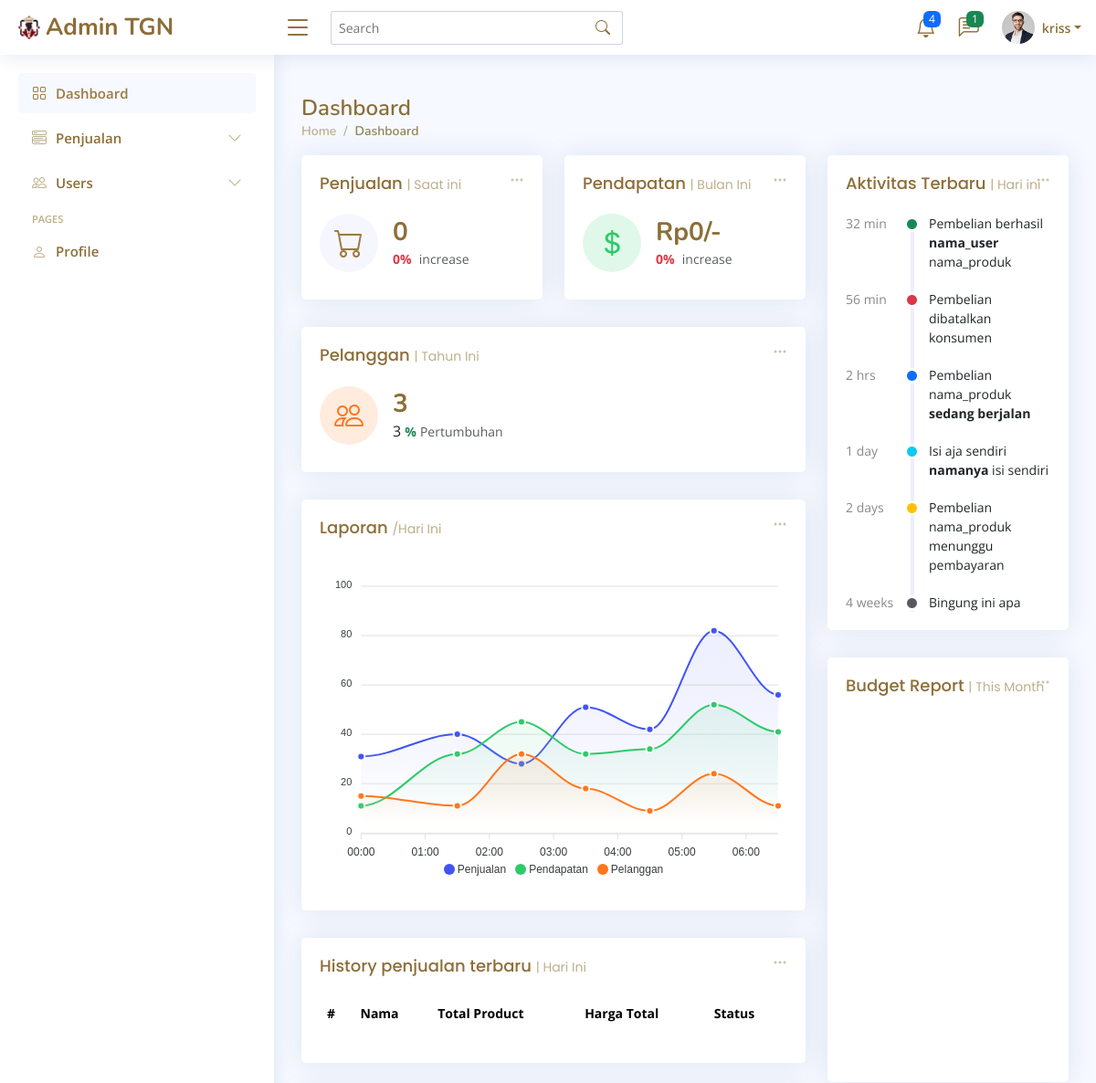
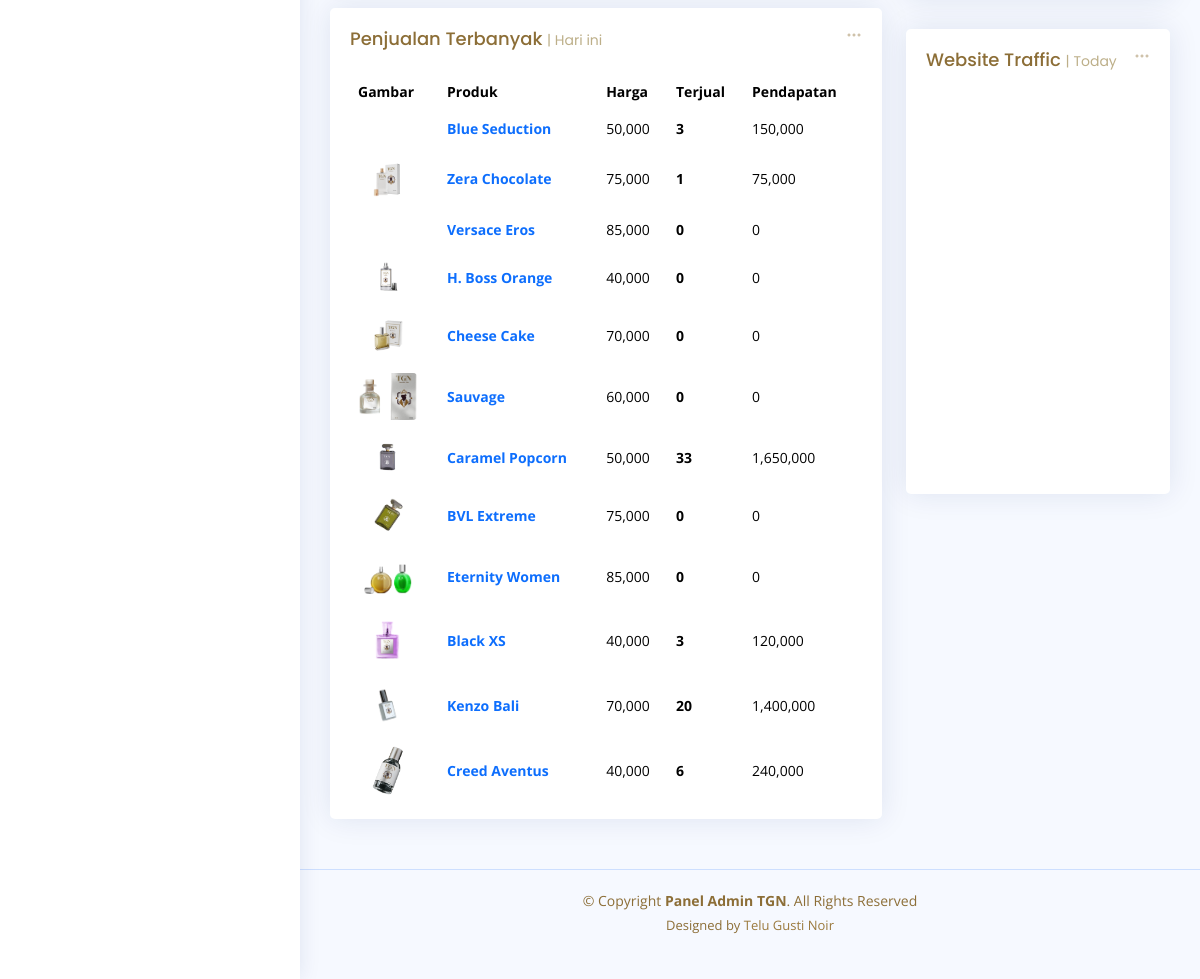
The app's page /Admin/index.php (signed in) with its own data (2 pictures, top to bottom).
### tables this page shows
CREATE TABLE `users` (
  `id` int(100) NOT NULL,
  `username` varchar(20) NOT NULL,
  `fullname` varchar(64) NOT NULL,
  `email` varchar(50) NOT NULL,
  `phone` varchar(18) NOT NULL,
  `status` varchar(20) NOT NULL,
  `password` varchar(50) NOT NULL,
  `level` varchar(20) NOT NULL,
  `about` text DEFAULT NULL,
  `job` varchar(20) DEFAULT NULL,
  `country` varchar(16) DEFAULT NULL,
  `address` varchar(255) DEFAULT NULL,
  `profile_image` varchar(255) DEFAULT NULL
);

CREATE TABLE `products` (
  `id` int(100) NOT NULL,
  `name` varchar(100) NOT NULL,
  `details` varchar(500) NOT NULL,
  `categories` varchar(50) NOT NULL,
  `ingredient` varchar(100) NOT NULL,
  `price` int(10) NOT NULL,
  `image` varchar(100) NOT NULL,
  `sold` int(11) NOT NULL
);

### Admin/index.php (the view, shortened to what this page needs)
<!DOCTYPE html>
<html lang="en">
<head>
  <link href="assets/vendor/bootstrap/css/bootstrap.min.css" rel="stylesheet">
  <link href="assets/vendor/bootstrap-icons/bootstrap-icons.css" rel="stylesheet">
  <link href="assets/vendor/boxicons/css/boxicons.min.css" rel="stylesheet">
  <link href="assets/vendor/quill/quill.snow.css" rel="stylesheet">
  <link href="assets/vendor/quill/quill.bubble.css" rel="stylesheet">
  <link href="assets/vendor/remixicon/remixicon.css" rel="stylesheet">
  <link href="assets/vendor/simple-datatables/style.css" rel="stylesheet">
  <link href="assets/css/style.css" rel="stylesheet">
</head>
<body>
  <?= include 'header.php' ?>
  <main id="main" class="main">
    <div class="pagetitle">
      <h1>Dashboard</h1>
      <nav>
        <ol class="breadcrumb">
          <li class="breadcrumb-item"><a href="index.php">Home</a></li>
          <li class="breadcrumb-item active">Dashboard</li>
        </ol>
      </nav>
    </div>
    <section class="section dashboard">
      <div class="row">
        <div class="col-lg-8">
          <div class="row">
            <div class="col-xxl-4 col-md-6">
              <div class="card info-card sales-card">
                <div class="filter">
                  <a class="icon" href="#" data-bs-toggle="dropdown"><i class="bi bi-three-dots"></i></a>
                </div>
                <div class="card-body">
                  <h5 class="card-title">Penjualan <span>| Saat ini</span></h5>
                  <?php
                      function calculateIncomePercentage($conn) {
                      $total_completes = 0;
                      $select_completes = $conn->prepare("SELECT * FROM `orders` WHERE payment_status = ? AND placed_on >= DATE_SUB(NOW(), INTERVAL 1 MONTH)");
                      $select_completes->execute(['completed']);
                      $select_total = $conn->prepare("SELECT SUM(total_price) AS total FROM `orders` WHERE placed_on >= DATE_SUB(NOW(), INTERVAL 1 MONTH)");
                      $select_total->execute();
                      $fetch_total = $select_total->fetch(PDO::FETCH_ASSOC);
                      $total_all = $fetch_total['total'];
                      if ($total_all > 0) {
                      $percentage = ($total_completes / $total_all) * 100;
                      return $percentage;
                      } else {
                        return 0;
                      }
                    }
                      $income_percentage = calculateIncomePercentage($conn);
                  ?>
                  <div class="d-flex align-items-center">
                    <div class="card-icon rounded-circle d-flex align-items-center justify-content-center">
                      <i class="bi bi-cart"></i>
                    </div>
                    <div class="ps-3">
                    <?php
                      $select_orders = $conn->prepare("SELECT * FROM `orders`");
                      $select_orders->execute();
                      $number_of_orders = $select_orders->rowCount();
                      $income_class = ($income_percentage > 0) ? 'text-success small pt-1 fw-bold' : 'text-danger small pt-1 fw-bold';
                    ?>
                      <h6><?= $number_of_orders; ?></h6>
                      <span class="<?= $income_class; ?>"><?=$income_percentage;?>%</span> <span class="text-muted small pt-2 ps-1">increase</span>
                    </div>
                  </div>
                </div>
              </div>
            </div>
            <div class="col-xxl-4 col-md-6">
              <div class="card info-card revenue-card">
                <div class="filter">
                  <a class="icon" href="#" data-bs-toggle="dropdown"><i class="bi bi-three-dots"></i></a>
                </div>
                <div class="card-body">
                  <h5 class="card-title">Pendapatan <span>| Bulan Ini</span></h5>
                  <div class="d-flex align-items-center">
                    <div class="card-icon rounded-circle d-flex align-items-center justify-content-center">
                      <i class="bi bi-currency-dollar"></i>
                    </div>
                    <div class="ps-3">
                    <?php
                    $total_completes = 0;
                      $income_class = ($income_percentage > 0) ? 'text-success small pt-1 fw-bold' : 'text-danger small pt-1 fw-bold';
                    ?>
                      <h6><span>Rp</span><?= number_format($total_completes, 0, ',', '.'); ?><span>/-</span></h6>
                      <span class="<?= $income_class; ?>"><?=$income_percentage;?>%</span> <span class="text-muted small pt-2 ps-1">increase</span>
                    </div>
                  </div>
                </div>
              </div>
            </div>
            <div class="col-xxl-4 col-xl-12">
              <div class="card info-card customers-card">
                <div class="filter">
                  <a class="icon" href="#" data-bs-toggle="dropdown"><i class="bi bi-three-dots"></i></a>
                </div>
                <div class="card-body">
                  <h5 class="card-title">Pelanggan <span>| Tahun Ini</span></h5>
                  <?php
function calculateConsumentPercentage($conn) {
    $select_consument = $conn->prepare("SELECT COUNT(*) AS consument_count FROM `users` WHERE level = 'consument'");
    $select_consument->execute();
    $fetch_consument = $select_consument->fetch(PDO::FETCH_ASSOC);
    $consument_count = $fetch_consument['consument_count'];
?>
<div class="d-flex align-items-center">
    <div class="card-icon rounded-circle d-flex align-items-center justify-content-center">
        <i class="bi bi-people"></i>
    </div>
    <div class="ps-3">
        <h6><?= isset($consument_count) ? $consument_count : 0; ?></h6>
        <?=
    $total_users = $consument_count;
    if ($total_users > 0) {
        $percentage_consument = ($consument_count / $total_users) * 100;
        return $percentage_consument;
    } else {
        return 0;
    }
}
$consument_percentage = calculateConsumentPercentage($conn);
$consument_class = ($consument_percentage > 0) ? 'text-success small pt-1 fw-bold' : 'text-danger small pt-1 fw-bold';
$growth_text = '';
if ($consument_percentage > 0) {
    $growth_text = 'Pertumbuhan';
} elseif ($consument_percentage < 0) {
    $growth_text = 'Kemunduran';
} else {
    $growth_text = 'Tidak ada pertumbuhan';
}
        ?>
        <span class="<?= $consument_class; ?>">%</span><span class="text-muted small pt-2 ps-1"><?= $growth_text; ?></span>
    </div>
</div>
                  </div>
                </div>
              </div>
            </div>
            <div class="col-12">
              <div class="card">
                <div class="filter">
                  <a class="icon" href="#" data-bs-toggle="dropdown"><i class="bi bi-three-dots"></i></a>
                </div>
                <div class="card-body">
                  <h5 class="card-title">Laporan <span>/Hari Ini</span></h5>
                  <div id="reportsChart"></div>
                </div>
              </div>
            </div>
            <div class="col-12">
              <div class="card recent-sales overflow-auto">
                <div class="filter">
                  <a class="icon" href="#" data-bs-toggle="dropdown"><i class="bi bi-three-dots"></i></a>
                </div>
                <div class="card-body">
                 <h5 class="card-title">History penjualan terbaru <span>| Hari Ini</span></h5>
                <table class="table table-borderless datatable">
                  <thead>
                    <tr>
                      <th scope="col">#</th>
                      <th scope="col">Nama</th>
                      <th scope="col">Total Product</th>
                      <th scope="col">Harga Total</th>
                      <th scope="col">Status</th>
                    </tr>
                  </thead>
        </table>
              </div>
            </div>
          </div>
            <div class="col-12">
              <div class="card top-selling overflow-auto">
                <div class="filter">
                  <a class="icon" href="#" data-bs-toggle="dropdown"><i class="bi bi-three-dots"></i></a>
                </div>
                <div class="card-body pb-0">
    <h5 class="card-title">Penjualan Terbanyak <span>| Hari ini</span></h5>
    <table class="table table-borderless">
        <thead>
            <tr>
                <th scope="col">Gambar</th>
                <th scope="col">Produk</th>
                <th scope="col">Harga</th>
                <th scope="col">Terjual</th>
                <th scope="col">Pendapatan</th>
            </tr>
        </thead>
        <tbody>
            <?php
            $select_products = $conn->query("SELECT * FROM products");
            while ($product = $select_products->fetch(PDO::FETCH_ASSOC)) {
                $image_location = "../assets/img/menu/{$product['image']}";
                $formatted_price = number_format($product['price']);
                $formatted_earnings = number_format($product['price'] * $product['sold']);
            ?>
                <tr>
                    <th scope="row"><a href="#"><img src="<?= $image_location; ?>" alt=""></a></th>
                    <td><a href="#" class="text-primary fw-bold"><?= $product['name']; ?></a></td>
                    <td><?= $formatted_price; ?></td>
                    <td class="fw-bold"><?= $product['sold']; ?></td>
                    <td><?= $formatted_earnings; ?></td>
                </tr>
            <?php }  ?>
        </tbody>
    </table>
</div>
              </div>
          </div>
        </div>
        <div class="col-lg-4">
          <div class="card">
            <div class="filter">
              <a class="icon" href="#" data-bs-toggle="dropdown"><i class="bi bi-three-dots"></i></a>
            </div>
            <div class="card-body">
              <h5 class="card-title">Aktivitas Terbaru <span>| Hari ini</span></h5>
              <div class="activity">
                <div class="activity-item d-flex">
                  <div class="activite-label">32 min</div>
                  <i class='bi bi-circle-fill activity-badge text-success align-self-start'></i>
                  <div class="activity-content">
                    Pembelian berhasil <a href="#" class="fw-bold text-dark">nama_user</a> nama_produk
                  </div>
                </div>
                <div class="activity-item d-flex">
                  <div class="activite-label">56 min</div>
                  <i class='bi bi-circle-fill activity-badge text-danger align-self-start'></i>
                  <div class="activity-content">
                    Pembelian dibatalkan konsumen
                  </div>
                </div>
                <div class="activity-item d-flex">
                  <div class="activite-label">2 hrs</div>
                  <i class='bi bi-circle-fill activity-badge text-primary align-self-start'></i>
                  <div class="activity-content">
                    Pembelian nama_produk <a href="#" class="fw-bold text-dark">sedang berjalan</a>
                  </div>
                </div>
                <div class="activity-item d-flex">
                  <div class="activite-label">1 day</div>
                  <i class='bi bi-circle-fill activity-badge text-info align-self-start'></i>
                  <div class="activity-content">
                    Isi aja sendiri <a href="#" class="fw-bold text-dark">namanya</a> isi sendiri
                  </div>
                </div>
                <div class="activity-item d-flex">
                  <div class="activite-label">2 days</div>
                  <i class='bi bi-circle-fill activity-badge text-warning align-self-start'></i>
                  <div class="activity-content">
                    Pembelian nama_produk menunggu pembayaran
                  </div>
                </div>
                <div class="activity-item d-flex">
                  <div class="activite-label">4 weeks</div>
                  <i class='bi bi-circle-fill activity-badge text-muted align-self-start'></i>
                  <div class="activity-content">
                    Bingung ini apa
                  </div>
                </div>
              </div>
            </div>
          </div>
          <div class="card">
            <div class="filter">
              <a class="icon" href="#" data-bs-toggle="dropdown"><i class="bi bi-three-dots"></i></a>
            </div>
            <div class="card-body pb-0">
              <h5 class="card-title">Budget Report <span>| This Month</span></h5>
              <div id="budgetChart" style="min-height: 400px;" class="echart"></div>
            </div>
          </div>
          <div class="card">
            <div class="filter">
              <a class="icon" href="#" data-bs-toggle="dropdown"><i class="bi bi-three-dots"></i></a>
            </div>
            <div class="card-body pb-0">
              <h5 class="card-title">Website Traffic <span>| Today</span></h5>
              <div id="trafficChart" style="min-height: 400px;" class="echart"></div>
            </div>
          </div>
        </div>
      </div>
    </section>
  </main>
  <?= include 'footer.php';?>
</body>
</html>

### Admin/header.php (shortened to what this page needs)
<?php
include '../components/connect.php';
$user_id = $_SESSION['user_id'];
$select_user = $conn->prepare("SELECT * FROM `users` WHERE id = ?");
$select_user->execute([$user_id]);
$fetch_profile = null;
$select_profile = $conn->prepare("SELECT * FROM `users` WHERE id = ?");
$select_profile->execute([$user_id]);
if ($select_profile->rowCount() > 0) {
    $fetch_profile = $select_profile->fetch(PDO::FETCH_ASSOC);
}
?>
  <header id="header" class="header fixed-top d-flex align-items-center">
    <div class="d-flex align-items-center justify-content-between">
      <a href="index.php" class="logo   d-flex align-items-center">
        <img src="assets/img/logo.png" alt="">
        <span class="d-none d-lg-block">Admin TGN</span>
      </a>
      <i class="bi bi-list toggle-sidebar-btn"></i>
    </div>
    <div class="search-bar">
      <form class="search-form d-flex align-items-center" method="POST" action="#">
        <input type="text" name="query" placeholder="Search" title="Enter search keyword">
        <button type="submit" title="Search"><i class="bi bi-search"></i></button>
      </form>
    </div>
    <nav class="header-nav ms-auto">
      <ul class="d-flex align-items-center">
        <li class="nav-item dropdown">
          <a class="nav-link nav-icon" href="#" data-bs-toggle="dropdown">
            <i class="bi bi-bell"></i>
            <span class="badge bg-primary badge-number">4</span>
          </a>
        </li>
        <li class="nav-item dropdown">
          <a class="nav-link nav-icon" href="#" data-bs-toggle="dropdown">
            <i class="bi bi-chat-left-text"></i>
    <?php
        $select_messages = $conn->prepare("SELECT * FROM `messages`");
        $select_messages->execute();
        $number_of_messages = $select_messages->rowCount()
    ?>
            <span class="badge bg-success badge-number"><?= $number_of_messages?></span>
          </a>
        <?php
        $select_messages->execute();
        $messages = $select_messages->fetchAll(PDO::FETCH_ASSOC);
    ?>
        </li>
    <li class="nav-item dropdown pe-3">
    <a class="nav-link nav-profile d-flex align-items-center pe-0" href="#" data-bs-toggle="dropdown">
        <img src="assets/img/profile-img.jpg" alt="Profile" class="rounded-circle">
        <span class="d-none d-md-block dropdown-toggle ps-2"><?= $fetch_profile ? $fetch_profile['username'] : ''; ?></span>
      </a>
        </li>
      </ul>
</nav>
</header>
<?= include 'navbar.php';?>

### records on screen
users: username "kriss"
products: name "Blue Seduction", price "50,000", sold "3", formatted_earnings "150,000"
products: shows a picture, name "Zera Chocolate", price "75,000", sold "1", formatted_earnings "75,000"
products: name "Versace Eros", price "85,000", sold "0"
products: shows a picture, name "H. Boss Orange", price "40,000", sold "0"
products: image (picture), name "Cheese Cake", price "70,000", sold "0"
products: image (picture), name "Sauvage", price "60,000", sold "0"
products: shows a picture, name "Caramel Popcorn", price "50,000", sold "33", formatted_earnings "1,650,000"
products: image (picture), name "BVL Extreme", price "75,000", sold "0"
products: image (picture), name "Eternity Women", price "85,000", sold "0"
products: image (picture), name "Black XS", price "40,000", sold "3", formatted_earnings "120,000"
products: image (picture), name "Kenzo Bali", price "70,000", sold "20", formatted_earnings "1,400,000"
products: image (picture), name "Creed Aventus", price "40,000", sold "6", formatted_earnings "240,000"

### other values on screen
$number_of_messages "1"
$number_of_orders "0"
$income_percentage "0"
$total_completes "0"
$consument_count "3"
$total_users = $consument_count "3"
$growth_text "Pertumbuhan"
